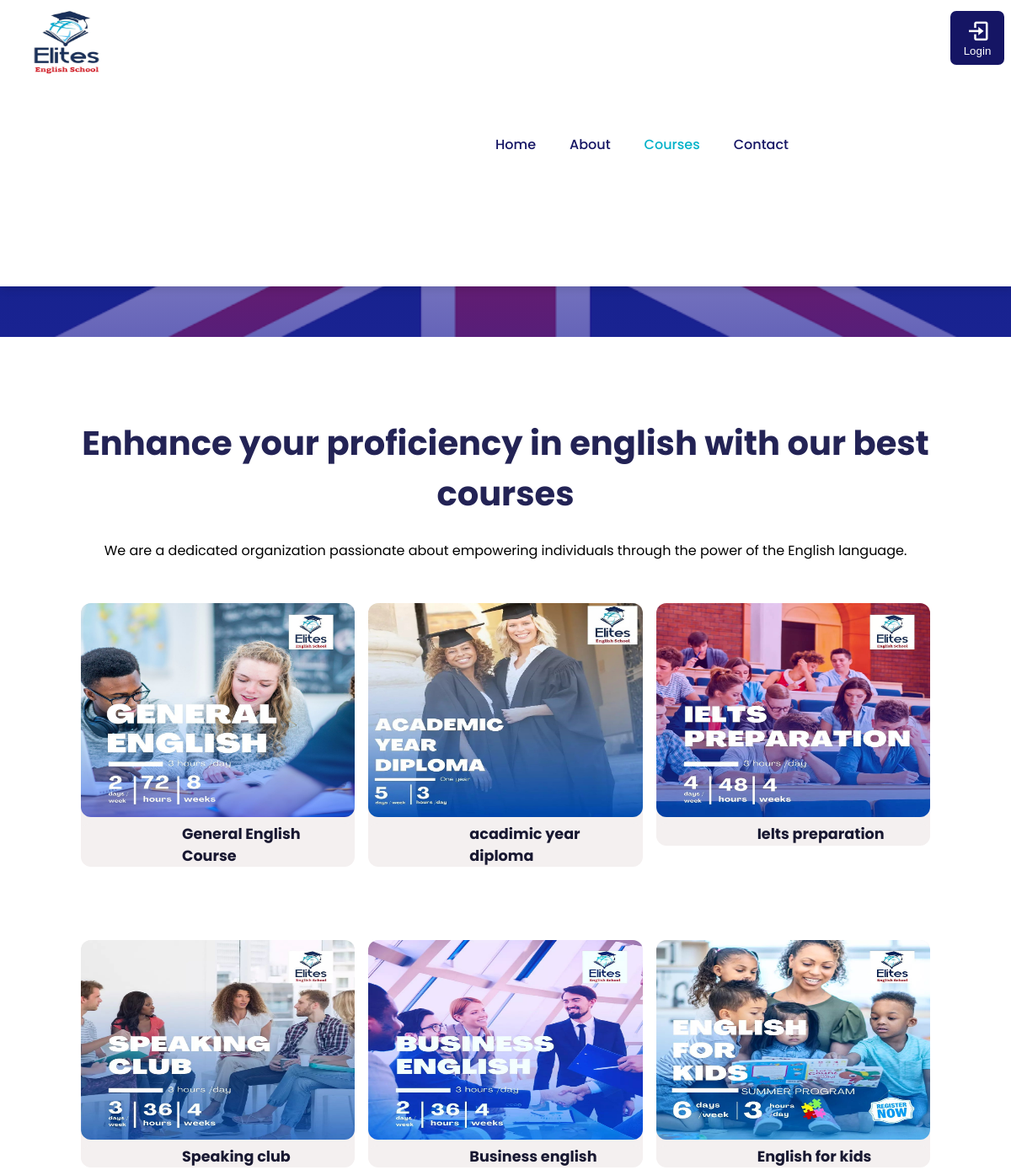
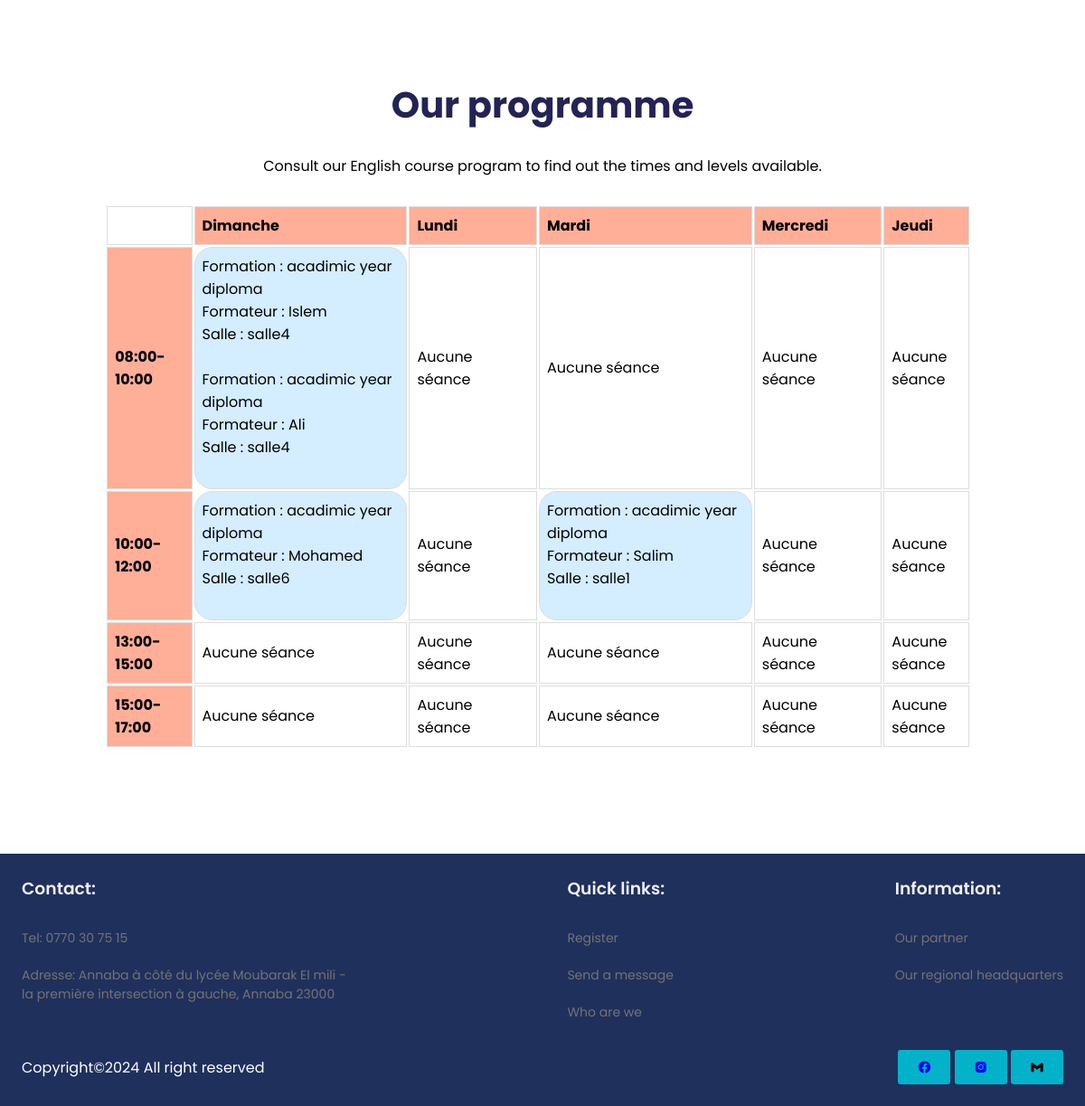
/courses.php, run on the app's committed database (2 pictures, top to bottom).
### tables this page shows
CREATE TABLE `emploi` (
  `idemploi` int(15) NOT NULL,
  `jour` varchar(15) NOT NULL,
  `Seance` varchar(50) NOT NULL,
  `formation` varchar(50) NOT NULL,
  `salle` varchar(15) NOT NULL,
  `Nom` varchar(50) NOT NULL
);

### courses.php (the view, shortened to what this page needs)
<?php include "function.php"; ?>
<!DOCTYPE html>
<html lang="en">
<head>
    <link href='https://unpkg.com/boxicons@2.1.4/css/boxicons.min.css' rel='stylesheet'>
    <link rel="stylesheet" href="style.css">
</head>
<body>
  <nav>
      <img src="logo.jpg" alt=""style="width: 110px; height: 78px;">
      <div class="navigation">
        <ul>
          <li><a  href="accueil.php">Home</a></li>
          <li><a href="about.php">About</a></li>
          <li><a class="active" href="courses.php">Courses</a></li>
          <li><a href="contact.php">Contact</a></li>
        </ul>
        <a href="login.php"><button class="button"><i class='bx bx-log-in'></i><br>Login</button></a>
      </div>
  </nav>
  <section id="courses">
      <h2>Courses</h2>
  </section>
  <section id="course">
  <div class="about-text">
          <h1>Enhance your proficiency in english with our best courses</h1><br>
          <p>We are a dedicated organization passionate about empowering individuals through the power of the English language.</p>
      </div>
      <div class="course-box">
          <div class="courses">
                <img  src="general english.jpg" alt="">
                   <div class="details">
                   <details class="courses">
        <summary>
                        <h6 style="margin-left: 120px;">General English Course</h6>
                        </summary>
                   </div>
          </div>
          <div class="courses">
              <img src="acadimic year diploma.jpg" alt="">
                 <div class="details">
                 <details class="courses">
        <summary>
                      <h6 style="margin-left: 120px;">acadimic year diploma</h6>
                      </summary>
                 </div>
           </div>
        <div class="courses">
          <img src="ielts preparation.jpg" alt="">
             <div class="details">
             <details class="courses">
        <summary>
                  <h6 style="margin-left: 120px;">Ielts preparation</h6>
                  </summary>
             </div>
    </div>
    <div class="courses">
      <img src="speaking club.jpg" alt="">
         <div class="details">
         <details class="courses">
        <summary>
              <h6 style="margin-left: 120px;">Speaking club</h6>
              </summary>
              </details>
            </div>
    </div>
    <div class="courses">
      <img src="business english.jpg" alt="">
         <div class="details">
         <details class="courses">
        <summary>
              <h6 style="margin-left: 120px;">Business english</h6>
              </summary>
              </details>
            </div>
</div>
<div class="courses" >
  <img src="english for kids.jpg" alt="">
     <div class="details">
     <details class="courses">
        <summary>
          <h6 style="margin-left: 120px;">English for kids</h6>
          </summary>
        </details>
        </div>
</div>
</div>
<div class="about-text">
          <h1>Our programme</h1><br>
          <p>Consult our English course program to find out the times and levels available.</p>
      </div>
      <div class="tab">
    <div class="table-container">
        <table style="width:95%; margin-top:3%;margin-left:2%;margin-bottom:2%">
            <tr>
                <th style="width:10%;height: 30%;background-color:transparent"></th>
                <th style="width:15%;height: 30%;">Dimanche</th>
                <th style="width:15%;height: 30%;">Lundi</th>
                <th style="width:15%;height: 30%;">Mardi</th>
                <th style="width:15%;height: 30%;">Mercredi</th>
                <th style="width:15%;height: 30%;">Jeudi</th>
            </tr>
            <?php
            $timeSlots = ['08:00-10:00', '10:00-12:00', '13:00-15:00', '15:00-17:00'];
            $days = ['Dimanche', 'Lundi', 'Mardi', 'Mercredi', 'Jeudi'];
            foreach ($timeSlots as $slot) {
                echo "<tr><th style='width:10%;height: 30%;'>$slot</th>";
                foreach ($days as $day) {
                    $sql = "SELECT * FROM emploi WHERE jour = '$day' AND Seance = '$slot'";
                    $result = mysqli_query($conn, $sql);
                    if (mysqli_num_rows($result) > 0) {
                        echo "<td style='width:25%;height:30%;border-radius: 20px; background-color: #d4edff; data-bs-toggle='modal' data-bs-target='#createModal'>";
                        while ($row = mysqli_fetch_assoc($result)) {
                            echo " Formation : {$row['formation']} <br> Formateur : {$row['Nom']} <br> Salle : {$row['salle']}<br><br>";
                        }
                        echo "</td>";
                    } else {
                        echo "<td style='width:15%;height: 30%;background-color:transparent'>Aucune séance</td>";
                    }
                }
                echo "</tr>";
            }
            ?>
        </table>
    </div>
</div>
  </section>
  <footer>
      <div class="footer-col">
          <h3>Contact: </h3>
          <li>Tel: 0770 30 75 15</li>
          <li>Adresse: Annaba à côté du lycée Moubarak El mili - <br>
              la première intersection à gauche, Annaba 23000</li>
      </div>
      <div class="footer-col">
          <h3>Quick links:</h3>
          <a href="register.php"><li>Register</li></a>
          <a href="contact.php"> <li>Send a message</li></a>
          <li>Who are we</li>
      </div><div class="footer-col">
          <h3>Information:</h3>
          <li>Our partner</li>
          <li>Our regional headquarters</li>
      </div>
      <div class="copyright">
          <p>Copyright©2024 All right reserved</p>
          <div class="pro-links">
          <a href="https://web.facebook.com/elitesenglishschool/?_rdc=1&_rdr">  <i class='bx bxl-facebook-circle'></i></a>
             <a href="https://www.instagram.com/elites_english_school/" > <i class='bx bxl-instagram-alt' ></i></a>
              <i class='bx bxl-gmail' ></i>
          </div>
      </div>
  </footer>
</body>
</html>

### style.css (style rules this page uses)
* { margin: 0; padding: 0; box-sizing: border-box; }
body { font-family: "Poppins",sans-serif; }
h1 { font-size: 2.5rem; font-weight: 700; color: rgb(35, 35, 85); }
h6 { font-size: 1.1rem; color: rgb(24, 24, 49); }
nav { position: fixed; height: 13%; width: 100%; background-color: #fff; display: flex; flex-direction: row; justify-content: space-between; padding: 1vw 2vw; box-shadow: 2px 2px 10px rgba(0, 0, 0, 0.15); }
nav img { height: 100%; width: 80px; cursor: pointer; }
nav .navigation { display: flex; }
nav .navigation ul { display: flex; justify-content: flex-end; align-items:center; padding: 0vw 20vw; }
nav .navigation ul li { margin-top: 4px; list-style: none; margin-left: 40px; }
nav .navigation ul li a { text-decoration: none; color: rgb(21, 21, 100); font-size: 16px; font-weight: 500; transition: 0.3s ease; }
nav .navigation ul li a.active, nav .navigation ul li a:hover { color:#03B2C9 ; }
.button { cursor: pointer; position: absolute; height: 70px; width: 70px; top: 10px; right: 5px; background-color: rgb(21, 21, 100); color: #fff; border: solid; border-radius: 10px; }
.button i { color: #fff; font-size: 30px; }
#course { padding:8vw 8vw 8vw 8vw; text-align: center; margin-bottom: 0px; }
#course .course-box { display: grid; grid-template-columns: repeat(auto-fit,minmax(320px, 1fr)); grid-gap: 1rem; margin-top: 50px; }
#course .courses { border-radius: 12px; text-align: start; background:#f4f0f0; height: 75%; }
#course .courses img { width: 100%; height: 88%; background-size: cover; background-position: center; border-radius: 12px; }
#course .courses .details { margin-top: 0%; text-align: center; }
footer { padding: 2vw; background-color: #1F305C; display: flex; justify-content: space-between; align-items: flex-start; flex-wrap: wrap; }
footer .footer-col { padding-bottom: 1px; }
footer h3 { color: rgb(241, 240, 245); font-weight: 600; padding-bottom: 20px; }
footer li { text-decoration: none; list-style: none; color: #757373; padding: 10px 0; font-size:14px; cursor: pointer; transition: 0.3s ease; }
footer a { text-decoration: none; }
footer .copyright { margin-top: 20px; display: flex; justify-content: space-between; align-items: center; width: 100%; flex-wrap: wrap; }
footer .copyright p { color: #fff; }
footer .copyright .pro-links { margin-top: 0px; }
footer .copyright .pro-links i { padding: 10px 20px; border-radius: 3px; border: 1px solid transparent; background-color: #03B2C9; }
#courses { background-image:linear-gradient(rgba(40, 31, 139, 0.3),rgba(36, 34, 154, 0.7)), url("images.png"); width: 100%; height:50vh; background-size: cover; background-position: center; display: flex; flex-direction: column; justify-content: center; align-items: center; text-align: center; padding: 27px; }
#courses h2 { color: #fff; font-size: 4rem; letter-spacing: 1px; }

### courses.php (style rules this page uses)
body { font-family: sans-serif; }
th, td { border: 1px solid #ddd; padding: 8px; text-align: left; }
th { background-color:#ffaf97; }
.table-container { max-height: 730px; overflow-y: auto; width: 100%; }
summary { list-style-type:""; }

### data on the page
emploi: formation "acadimic year diploma", Nom "Islem", salle "salle4"
emploi: formation "acadimic year diploma", Nom "Ali", salle "salle4"
emploi: formation "acadimic year diploma", Nom "Mohamed", salle "salle6"
emploi: formation "acadimic year diploma", Nom "Salim", salle "salle1"

### other printed values
$slot "08:00-10:00"
$slot "10:00-12:00"
$slot "13:00-15:00"
$slot "15:00-17:00"
